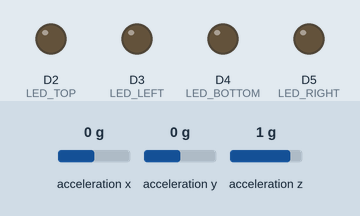
This sketch was run on a simulated Arduino Nano 33 BLE. Parts: output pins drawn as LEDs (lit = HIGH). The test bench sets the inputs (shaded band); at power-on: acceleration x 0 g, acceleration y 0 g, acceleration z 1 g. What the sketch prints to the serial monitor is not drawn.

Above: at 1.2 s.
1.3 s: acceleration x set to -0.4 g
2.8 s: acceleration x set to -0.7 g
At 3.2 s:
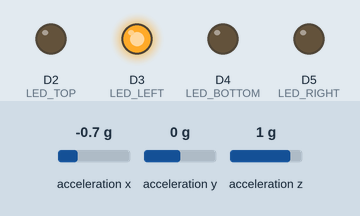
4.3 s: acceleration y set to -0.4 g
5.8 s: acceleration y set to -0.7 g
At 6.7 s:
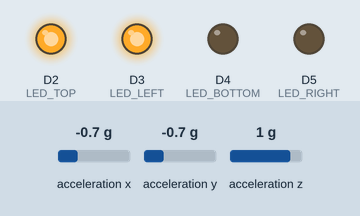
7.3 s: acceleration x set to 0.4 g
8.8 s: acceleration x set to 0.7 g
At 10.2 s:
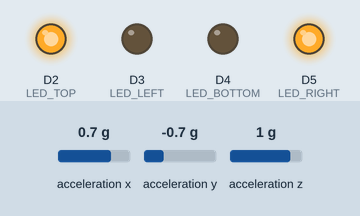
Timing chart, 0 to 11.3 s (numbered marks = the images above; inputs shaded):
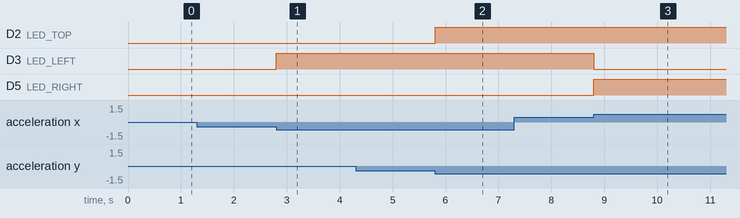

Measured:
- the behaviour switches between -0.5 and -0.6 g on acceleration x (found by bisection; images 0 and 1)
- the behaviour switches between -0.5 and -0.6 g on acceleration y (found by bisection; images 1 and 2)
- the behaviour switches between 0.5 and 0.6 g on acceleration x (found by bisection; images 2 and 3)
- after the input at 2.8 s, D3 (LED_LEFT): LOW → HIGH at once
- after the input at 5.8 s, D2 (LED_TOP): LOW → HIGH at once
- after the input at 8.8 s, D3 (LED_LEFT): HIGH → LOW at once; D5 (LED_RIGHT): LOW → HIGH at once

The sketch:

move-bytes.ino
```cpp
#include <Arduino_LSM9DS1.h>

int LED_TOP= 2;
int LED_LEFT= 3;
int LED_BOTTOM= 4;
int LED_RIGHT= 5;

float x, y, z;


void setup() {
  // put your setup code here, to run once:
  pinMode(LED_TOP,OUTPUT);
  pinMode(LED_LEFT,OUTPUT);
  pinMode(LED_RIGHT,OUTPUT);
  pinMode(LED_BOTTOM,OUTPUT);

  Serial.begin(9600);
  while (!Serial);
  Serial.println("Started");

  if (!IMU.begin()) {
    Serial.println("Failed to initialize IMU!");
    while (1);
  }

  Serial.print("Accelerometer sample rate = ");
  Serial.print(IMU.accelerationSampleRate());
  Serial.println(" Hz");
  Serial.println();
  Serial.println("Acceleration in G's");
  Serial.println("X\tY\tZ");
}

void loop() {
  // put your main code here, to run repeatedly:
  /*
  digitalWrite(LED_TOP,HIGH);
  delay(1000);
  digitalWrite(LED_LEFT,HIGH);
  delay(1000);
  digitalWrite(LED_RIGHT,HIGH);
  delay(1000);
  digitalWrite(LED_BOTTOM,HIGH);
  delay(1000);
  digitalWrite(LED_TOP,LOW);
  delay(1000);
  digitalWrite(LED_LEFT,LOW);
  delay(1000);
  digitalWrite(LED_RIGHT,LOW);
  delay(1000);
  digitalWrite(LED_BOTTOM,LOW);
  delay(1000);
  */

  if (IMU.accelerationAvailable()) {
    IMU.readAcceleration(x, y, z);

    Serial.print(x);
    Serial.print('\t');
    Serial.print(y);
    Serial.print('\t');
    Serial.println(z);
}

  if(x > -0.7 && x < -0.5)
  {
      digitalWrite(LED_LEFT,HIGH);
      digitalWrite(LED_RIGHT,LOW);
  }
  else if (x > 0.5 && x < 0.7)
  {
      digitalWrite(LED_RIGHT,HIGH);
      digitalWrite(LED_LEFT,LOW);
  }

  if(y > -0.7 && y < -0.5)
  {
      digitalWrite(LED_TOP, HIGH);
      digitalWrite(LED_BOTTOM, LOW);
  }
  else if (y > 0.5 && y < 0.7)
  {
      digitalWrite(LED_TOP, LOW);
      digitalWrite(LED_BOTTOM, HIGH);
  }


}
```
